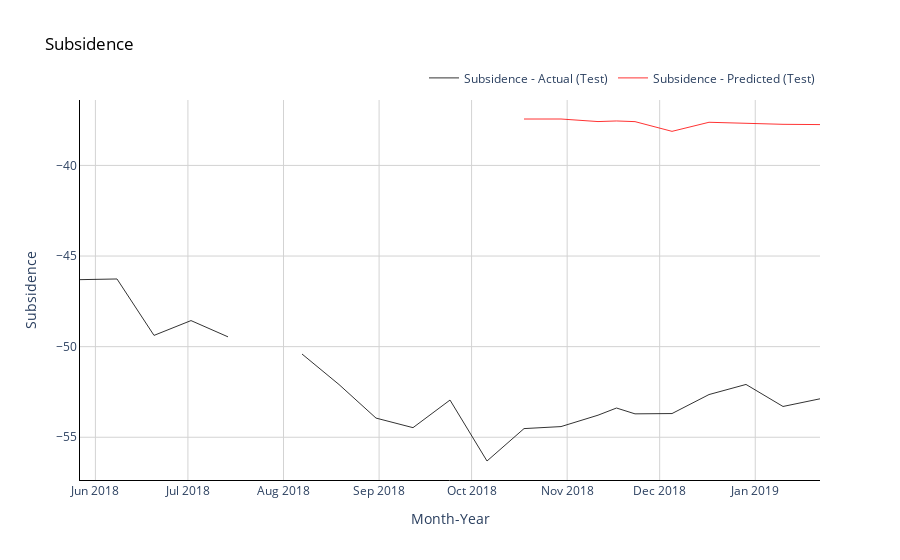

The notebook cell saved with this chart:
### Code cell
# Plot average monthly temperatures (actual and predicted) for test (out of time) data
fig = go.Figure()

#Trace for actual temperatures
fig.add_trace(go.Scatter(x=np.array(df_test.columns),
                         y=np.array(df_test.values).flatten(),
                         mode='lines',
                         name='Subsidence - Actual (Test)',
                         opacity=0.8,
                         line=dict(color='black', width=1)
                        ))

# Trace for predicted temperatures
fig.add_trace(go.Scatter(x=np.array(df_test.columns[-timestep:]),
                         y=pred_test.flatten(),
                         mode='lines',
                         name='Subsidence - Predicted (Test)',
                         opacity=0.8,
                         line=dict(color='red', width=1)
                        ))

# Change chart background color
fig.update_layout(dict(plot_bgcolor = 'white'))

# Update axes lines
fig.update_xaxes(showgrid=True, gridwidth=1, gridcolor='lightgrey', 
                 zeroline=True, zerolinewidth=1, zerolinecolor='lightgrey', 
                 showline=True, linewidth=1, linecolor='black',
                 title='Month-Year'
                )

fig.update_yaxes(showgrid=True, gridwidth=1, gridcolor='lightgrey', 
                 zeroline=True, zerolinewidth=1, zerolinecolor='lightgrey', 
                 showline=True, linewidth=1, linecolor='black',
                 title='Subsidence'
                )

# Set figure title
fig.update_layout(title=dict(text="Subsidence", font=dict(color='black')),
                  legend=dict(orientation="h", yanchor="bottom", y=1.02, xanchor="right", x=1)
                 )
fig.show()

### Figure 1 — Plotly figure (JSON) as saved in the notebook; plotly's stock layout.template omitted (floating-point values rounded to 4 significant figures)
{"data": [{"line": {"color": "black", "width": 1}, "mode": "lines", "name": "Subsidence - Actual (Test)", "opacity": 0.8, "type": "scatter", "x": ["2018-05-27T00:00:00.000000000", "2018-06-08T00:00:00.000000000", "2018-06-20T00:00:00.000000000", "2018-07-02T00:00:00.000000000", "2018-07-14T00:00:00.000000000", "2018-07-26T00:00:00.000000000", "2018-08-07T00:00:00.000000000", "2018-08-19T00:00:00.000000000", "2018-08-31T00:00:00.000000000", "2018-09-12T00:00:00.000000000", "2018-09-24T00:00:00.000000000", "2018-10-06T00:00:00.000000000", "2018-10-18T00:00:00.000000000", "2018-10-30T00:00:00.000000000", "2018-11-11T00:00:00.000000000", "2018-11-17T00:00:00.000000000", "2018-11-23T00:00:00.000000000", "2018-12-05T00:00:00.000000000", "2018-12-17T00:00:00.000000000", "2018-12-29T00:00:00.000000000", "2019-01-10T00:00:00.000000000", "2019-01-22T00:00:00.000000000"], "y": [-46.3, -46.27, -49.38, -48.56, -49.46, null, -50.41, -52.09, -53.94, -54.47, -52.95, -56.31, -54.52, -54.41, -53.78, -53.39, -53.71, -53.69, -52.64, -52.09, -53.3, -52.88]}, {"line": {"color": "red", "width": 1}, "mode": "lines", "name": "Subsidence - Predicted (Test)", "opacity": 0.8, "type": "scatter", "x": ["2018-10-18T00:00:00.000000000", "2018-10-30T00:00:00.000000000", "2018-11-11T00:00:00.000000000", "2018-11-17T00:00:00.000000000", "2018-11-23T00:00:00.000000000", "2018-12-05T00:00:00.000000000", "2018-12-17T00:00:00.000000000", "2018-12-29T00:00:00.000000000", "2019-01-10T00:00:00.000000000", "2019-01-22T00:00:00.000000000"], "y": [-37.44, -37.44, -37.58, -37.55, -37.58, -38.12, -37.62, -37.68, -37.73, -37.75, -37.44, -37.58, -37.55, -37.58, -38.12, -37.62, -37.68, -37.73, -37.75, -37.7, -37.58, -37.55, -37.58, -38.12, -37.62, -37.68, -37.73, -37.75, -37.7, -37.79]}], "layout": {"legend": {"orientation": "h", "x": 1, "xanchor": "right", "y": 1.02, "yanchor": "bottom"}, "plot_bgcolor": "white", "title": {"font": {"color": "black"}, "text": "Subsidence"}, "xaxis": {"gridcolor": "lightgrey", "gridwidth": 1, "linecolor": "black", "linewidth": 1, "showgrid": true, "showline": true, "title": {"text": "Month-Year"}, "zeroline": true, "zerolinecolor": "lightgrey", "zerolinewidth": 1}, "yaxis": {"gridcolor": "lightgrey", "gridwidth": 1, "linecolor": "black", "linewidth": 1, "showgrid": true, "showline": true, "title": {"text": "Subsidence"}, "zeroline": true, "zerolinecolor": "lightgrey", "zerolinewidth": 1}}}
